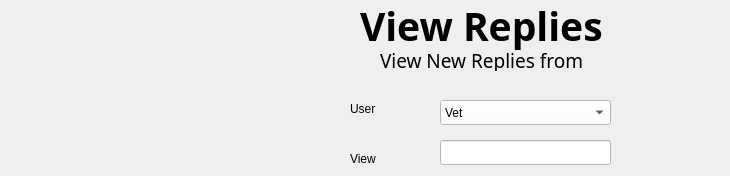
    <widget class="QWidget" name="tab_6">
     <attribute name="title">
      <string>Replies</string>
     </attribute>
     <widget class="QComboBox" name="comboBox_6">
      <property name="geometry">
       <rect>
        <x>440</x>
        <y>100</y>
        <width>171</width>
        <height>25</height>
       </rect>
      </property>
      <property name="styleSheet">
       <string notr="true">background-color: rgb(255, 255, 255);
color: rgb(0, 0, 0);</string>
      </property>
      <item>
       <property name="text">
        <string>Vet</string>
       </property>
      </item>
      <item>
       <property name="text">
        <string>Farmer</string>
       </property>
      </item>
      <item>
       <property name="text">
        <string>Agrochemist</string>
       </property>
      </item>
     </widget>
     <widget class="QLabel" name="label_34">
      <property name="geometry">
       <rect>
        <x>360</x>
        <y>0</y>
        <width>351</width>
        <height>51</height>
       </rect>
      </property>
      <property name="font">
       <font>
        <family>Montserrat</family>
        <pointsize>29</pointsize>
        <weight>75</weight>
        <bold>true</bold>
       </font>
      </property>
      <property name="text">
       <string>View Replies</string>
      </property>
     </widget>
     <widget class="QLabel" name="label_35">
      <property name="geometry">
       <rect>
        <x>350</x>
        <y>100</y>
        <width>71</width>
        <height>17</height>
       </rect>
      </property>
      <property name="text">
       <string>User</string>
      </property>
     </widget>
     <widget class="QLabel" name="label_36">
      <property name="geometry">
       <rect>
        <x>380</x>
        <y>50</y>
        <width>341</width>
        <height>21</height>
       </rect>
      </property>
      <property name="font">
       <font>
        <family>Montserrat</family>
        <pointsize>14</pointsize>
        <weight>50</weight>
        <bold>false</bold>
       </font>
      </property>
      <property name="text">
       <string>View New Replies from</string>
      </property>
     </widget>
     <widget class="QLabel" name="label_59">
      <property name="geometry">
       <rect>
        <x>350</x>
        <y>150</y>
        <width>71</width>
        <height>17</height>
       </rect>
      </property>
      <property name="text">
       <string>View</string>
      </property>
     </widget>
     <widget class="QLineEdit" name="lineEdit_22">
      <property name="geometry">
       <rect>
        <x>440</x>
        <y>140</y>
        <width>171</width>
        <height>25</height>
       </rect>
      </property>
      <property name="styleSheet">
       <string notr="true">font: 57 12pt &quot;Montserrat&quot;;
background-color: rgb(255, 255, 255);
color: rgb(0, 0, 0);</string>
      </property>
     </widget>
    </widget>
